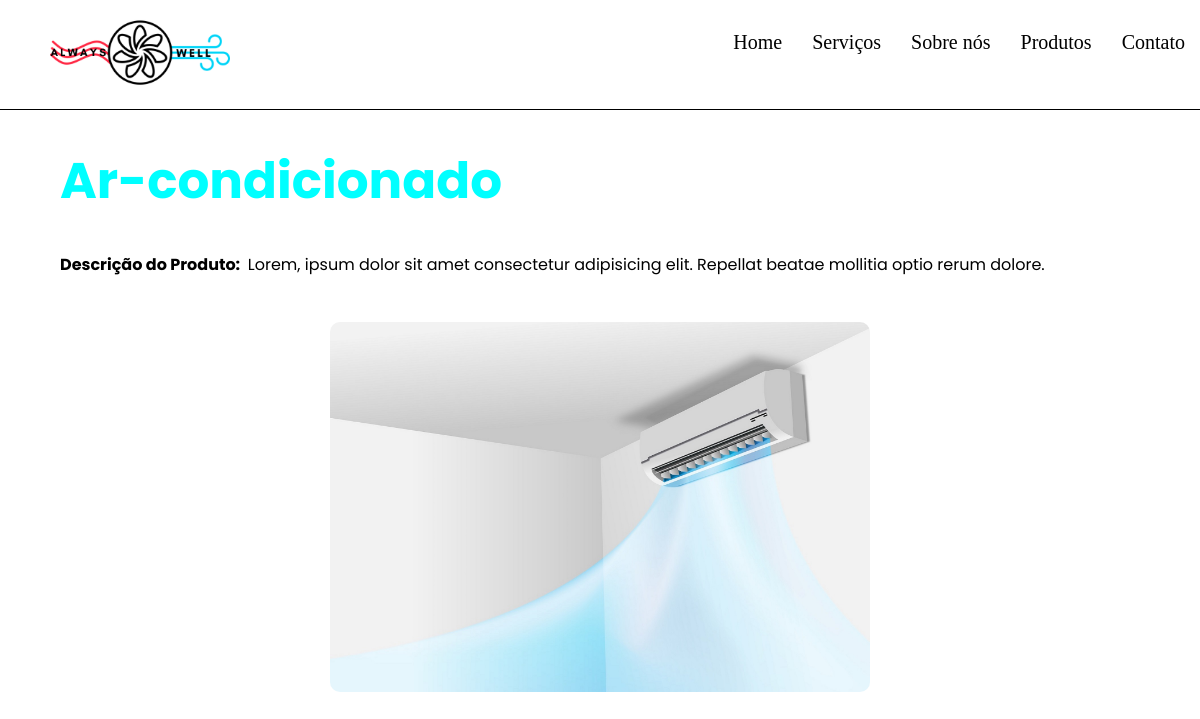
/produtos.php?id_produto=1, run on an earlier commit of the app's database.
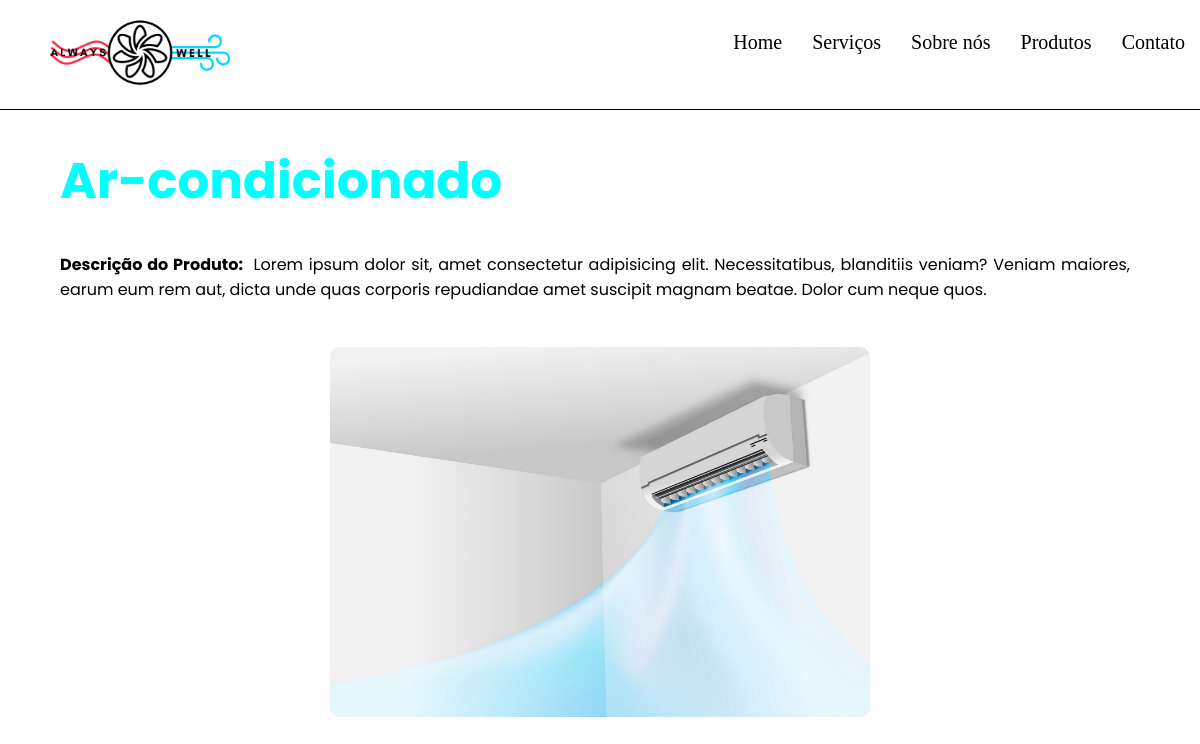
And on a later commit of the database.
### tables this page shows
CREATE TABLE `tbprodutos` (
  `id_produto` int(11) NOT NULL,
  `descri_produto` varchar(100) NOT NULL,
  `resumo_produto` varchar(1000) DEFAULT NULL,
  `imagem_produto` varchar(50) DEFAULT NULL
);

### produtos.php (the view, shortened to what this page needs)
<?php
include 'conn/connect.php';
$produto = $_GET['id_produto'];
$lista = $conn->query("select * from tbprodutos where id_produto = '$produto'");
$row_produto = $lista->fetch_assoc();
?>
<!DOCTYPE html>
<html lang="pt-BR">
<head>
    <link rel="stylesheet" href="css/style.css">
</head>
<body>
<main>
    <div class="content">
        <div class="left-side">
            <h1><strong><?php echo $row_produto['descri_produto']?></strong></h1>
            <p><strong>Descrição do Produto:&nbsp;</strong> <?php echo $row_produto['resumo_produto']; ?></p>
        </div>
        <div class="rigth-side">
            <img src="img/<?php echo $row_produto['imagem_produto']?>">
        </div>
    </div>
</main>
</body>
</html>

### css/style.css (style rules this page uses)
.topo { background-color: #fff; width: 100%; border-bottom: 1px solid black; }
.logo { width: 15vw; margin-left: 50px; }
.topo ul { list-style: none; padding: 0; margin-right: 300px; }
.topo ul li { display: inline; }
.topo ul li a { font-size: 15pt; display: inline-block; color: black; text-decoration: none; padding: 15px; float: right; }
body { cursor: url(../img/cursor.cur), default; margin: 0; padding: 0; }
.content { display: flex; font-family: 'Poppins', sans-serif; padding: 0 5%; }
.left-side { width: 100%; }
.left-side h1 { font-size: 50px; color: aqua; }
.left-side p { text-align: justify; padding-right: 10px; }
.rigth-side { width: 100%; }
.rigth-side img { width: 100%; border-radius: 10px; margin-top: 45px; }
@media screen and (max-width: 1200px) { .topo ul { margin-right: 0px; } }
@media screen and (max-width: 1200px) { .content { display: block; } }
@media screen and (max-width: 1200px) { .rigth-side img { display: block; width: 50%; padding-top: 0px; margin-left: auto; margin-right: auto; } }

What changed in the data, as far as the page shows it:
changed tbprodutos "Ar-condicionado": resumo_produto "Lorem, ipsum dolor sit amet consectetur adipisicing elit. Repellat beatae mollitia optio rerum dolore." → "Lorem ipsum dolor sit, amet consectetur adipisicing elit. Necessitatibus, blanditiis veniam? Veniam maiores, earum eum rem aut, dicta unde quas corporis repudiandae amet suscipit magnam beatae. Dolor cum neque quos."
